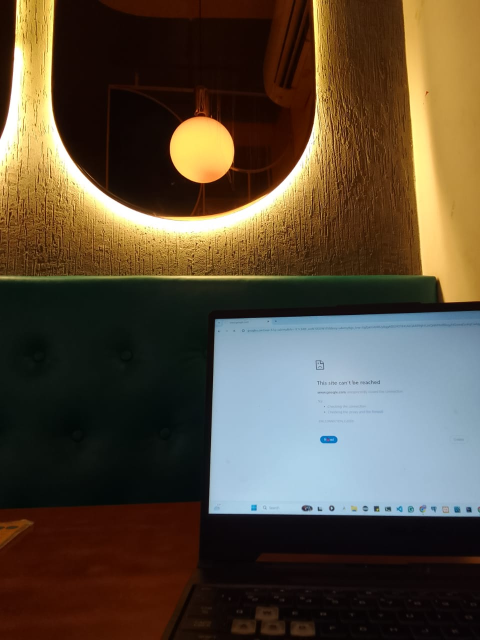
#> input picture image.jpeg, 960 x 1280 px, found by its file name (shown at 1/2 size)
$ python image.py
#> lines starting #> are read from the running program, lines starting #| are printed output that depends on the picture; after the words box and inside, x2 and y2 are one past the last pixel; in counts of white or black regions, pixels touching at a corner belong together
import cv2
import numpy as np
import matplotlib.pyplot as plt
from sklearn.ensemble import IsolationForest
from skimage.feature import local_binary_pattern
from skimage.metrics import structural_similarity as ssim
import warnings

# Helper function to divide the image into blocks
def block_shaped(arr, block_size):
    h, w = arr.shape
    bh, bw = block_size
    assert h % bh == 0, "Height must be divisible by block height"
    assert w % bw == 0, "Width must be divisible by block width"
    return (arr.reshape(h // bh, bh, -1, bw)
               .swapaxes(1, 2)
               .reshape(-1, bh, bw))

# Function to compute SSIM for adjacent blocks
def compute_block_ssim(blocks):
    block_similarities = []
    for i in range(len(blocks) - 1):
        ssim_value, _ = ssim(blocks[i], blocks[i + 1], data_range=blocks[i].max() - blocks[i].min(), full=True)
        if np.isnan(ssim_value) or np.isinf(ssim_value):
            ssim_value = 1  # Treat as perfectly similar if SSIM fails
        block_similarities.append(ssim_value)
    return np.mean(block_similarities)

# Load and validate the image
def load_image(path):
#> called with path = 'I:\\python\\py code\\CSDF\\image.jpeg'
    img = cv2.imread(path)
#> img is the input picture: shape (1280, 960, 3); mean B, G, R 59.2, 75.8, 87.7
    if img is None:
        raise FileNotFoundError(f"Image not found at {path}. Please check the path.")
    return img

# Main processing function
def process_image(img):
    # Convert to grayscale
    gray = cv2.cvtColor(img, cv2.COLOR_BGR2GRAY)
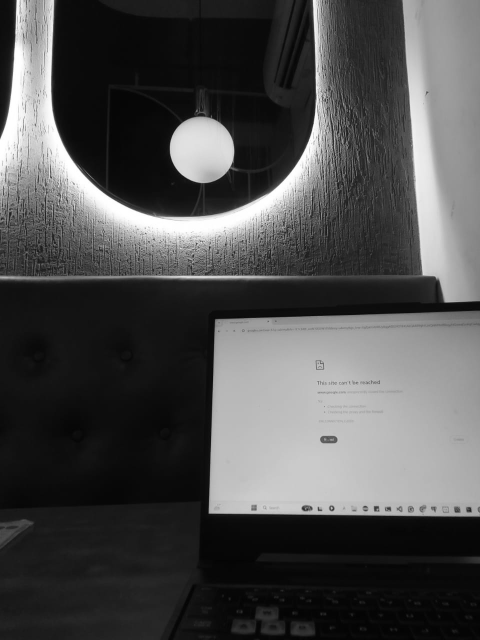
#> gray: shape (1280, 960) (shown at 1/2 size); min 1, max 255, mean 77.5

    # Histogram analysis (top-left and bottom-right quadrants)
    hist1, _ = np.histogram(gray[:100, :100].ravel(), bins=256, range=[0, 256])
#> hist1 = 256 values, max 672 at index 13, min 0 at index 0, mean 39.06
    hist2, _ = np.histogram(gray[100:, 100:].ravel(), bins=256, range=[0, 256])
#> hist2 = 256 values, max 58474 at index 10, min 0 at index 0, mean 3964.1
    histogram_diff = np.mean(np.abs(hist1 - hist2))
#> histogram_diff = 3925

    # Edge detection
    edges = cv2.Canny(gray, 100, 200)
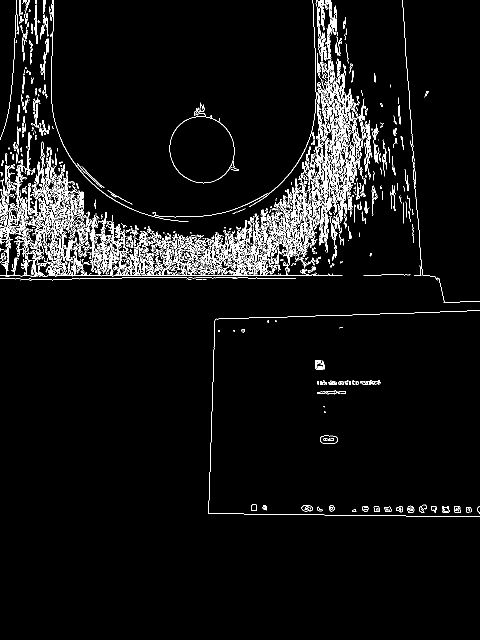
#> edges: shape (1280, 960) (shown at 1/2 size); 4.3% white in thin lines or dots, all inside (x1, y1, x2, y2) = (0, 0, 960, 1034)
    edge_density = np.mean(edges)
#> edge_density = 11.04

    # Block-based analysis with SSIM
    blocks = block_shaped(gray, (16, 16))
    block_similarity_avg = compute_block_ssim(blocks)
#> the loop in compute_block_ssim, `for i in range(len(blocks) - 1):` made 4799 passes
#> after the loop in compute_block_ssim, `for i in range(len(blocks) - 1):`: block_similarities = 4799 values, max 1 at index 17, min -0.574 at index 4264, mean 0.367
#> block_similarity_avg = 0.367

    # Feature extraction (Local Binary Patterns)
    lbp = local_binary_pattern(gray, P=8, R=1, method='uniform')
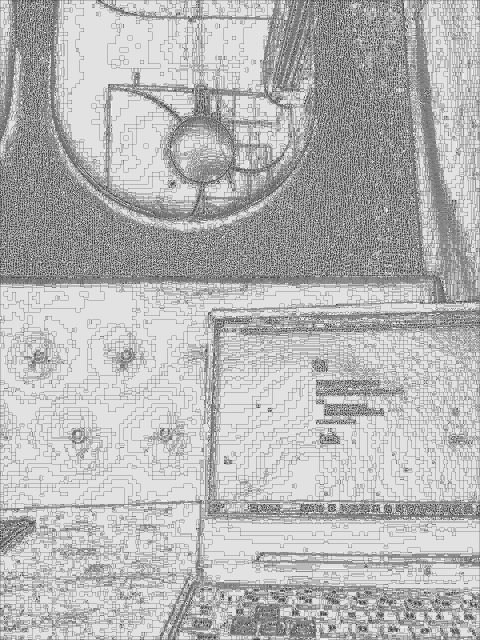
#> lbp: shape (1280, 960) float64 (shown at 1/2 size); min 0, max 9, mean 6.44; drawn with min black and max white
    lbp_hist, _ = np.histogram(lbp.ravel(), bins=256, range=(0, 256))
#> lbp_hist = 256 values, max 631200 at index 8, min 0 at index 10, mean 4800

    # Combine features into a single feature vector
    features = np.hstack([histogram_diff, block_similarity_avg, edge_density, lbp_hist.mean()])
#> features = [3925, 0.367, 11.04, 4800]

    return features, gray, edges, hist1, hist2

# Machine learning: Anomaly detection using Isolation Forest
def detect_anomalies(features):
    # Check and handle NaN, infinite values
    features = np.nan_to_num(features, nan=0, posinf=0, neginf=0)
    features = features.reshape(1, -1)

    # Apply Isolation Forest for anomaly detection
    model = IsolationForest(contamination=0.01)
    model.fit(features)
    prediction = model.predict(features)
    return prediction[0]

# Visualization function
def visualize_results(gray, edges, hist1, hist2):
    plt.figure(figsize=(12, 4))

    # Display grayscale image
    plt.subplot(1, 3, 1)
    plt.imshow(gray, cmap='gray')
    plt.title("Original Image")

    # Histogram comparison
    plt.subplot(1, 3, 2)
    plt.plot(hist1, label="Histogram 1 (Top-Left)")
    plt.plot(hist2, label="Histogram 2 (Bottom-Right)")
    plt.legend()
    plt.title("Histogram Comparison")

    # Display edges
    plt.subplot(1, 3, 3)
    plt.imshow(edges, cmap='gray')
    plt.title("Edge Detection")

    plt.show()

# Main code execution
if __name__ == "__main__":
    # Load the image
    img_path = r"I:\python\py code\CSDF\image.jpeg"
    img = load_image(img_path)

    # Process the image and extract features
    features, gray, edges, hist1, hist2 = process_image(img)
#> features = [3925, 0.367, 11.04, 4800]

    # Perform tampering detection
    prediction = detect_anomalies(features)
#> in detect_anomalies, `features = features.reshape(1, -1)`: features = [[3925, 0.367, 11.04, 4800]]
#> in detect_anomalies, `prediction = model.predict(features)`: prediction = [1]
#> prediction = 1

    # Evaluate and print results
    if prediction == -1:
        print("Image is likely tampered.")
    else:
        print("Image appears to be intact.")

    # Visualize the analysis results
    visualize_results(gray, edges, hist1, hist2)
#> in visualize_results, `plt.show()`:
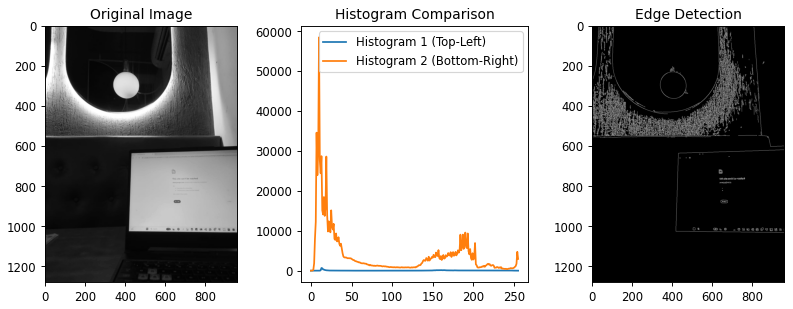
#> figure drawn by matplotlib, 3 panels; panel 2: curve peaks at x = 13, y = 672; panel 2: curve peaks at x = 10, y = 58474
